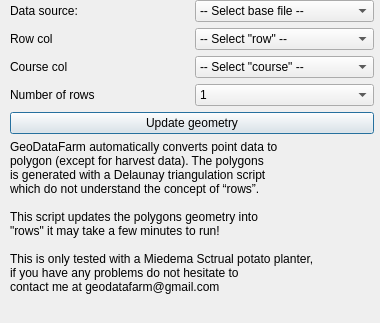
<?xml version="1.0" encoding="UTF-8"?>
<ui version="4.0">
 <class>FixRowGeometry</class>
 <widget class="QDialog" name="FixRowGeometry">
  <property name="geometry">
   <rect>
    <x>0</x>
    <y>0</y>
    <width>380</width>
    <height>323</height>
   </rect>
  </property>
  <property name="windowTitle">
   <string>Fix rows</string>
  </property>
  <property name="locale">
   <locale language="English" country="UnitedKingdom"/>
  </property>
  <widget class="QWidget" name="gridLayoutWidget">
   <property name="geometry">
    <rect>
     <x>10</x>
     <y>0</y>
     <width>364</width>
     <height>314</height>
    </rect>
   </property>
   <layout class="QGridLayout" name="gridLayout">
    <item row="5" column="0">
     <widget class="QLabel" name="label_3">
      <property name="text">
       <string>Number of rows</string>
      </property>
     </widget>
    </item>
    <item row="2" column="0">
     <widget class="QLabel" name="label">
      <property name="text">
       <string>Row col</string>
      </property>
     </widget>
    </item>
    <item row="2" column="1">
     <widget class="QComboBox" name="CBRow">
      <item>
       <property name="text">
        <string>-- Select &quot;row&quot; --</string>
       </property>
      </item>
     </widget>
    </item>
    <item row="4" column="0">
     <widget class="QLabel" name="label_2">
      <property name="text">
       <string>Course col</string>
      </property>
     </widget>
    </item>
    <item row="7" column="0" colspan="2">
     <widget class="QLabel" name="label_4">
      <property name="text">
       <string>GeoDataFarm automatically converts point data to
polygon (except for harvest data). The polygons
is generated with a Delaunay triangulation script
which do not understand the concept of “rows”.

This script updates the polygons geometry into
&quot;rows&quot; it may take a few minutes to run!

This is only tested with a Miedema Sctrual potato planter,
if you have any problems do not hesitate to
contact me at geodatafarm@gmail.com</string>
      </property>
      <property name="alignment">
       <set>Qt::AlignLeading|Qt::AlignLeft|Qt::AlignTop</set>
      </property>
     </widget>
    </item>
    <item row="6" column="0" colspan="2">
     <widget class="QPushButton" name="PBUpdateGeom">
      <property name="text">
       <string>Update geometry</string>
      </property>
     </widget>
    </item>
    <item row="5" column="1">
     <widget class="QComboBox" name="CBMaxRows">
      <item>
       <property name="text">
        <string>1</string>
       </property>
      </item>
      <item>
       <property name="text">
        <string>2</string>
       </property>
      </item>
      <item>
       <property name="text">
        <string>3</string>
       </property>
      </item>
      <item>
       <property name="text">
        <string>4</string>
       </property>
      </item>
      <item>
       <property name="text">
        <string>5</string>
       </property>
      </item>
      <item>
       <property name="text">
        <string>6</string>
       </property>
      </item>
      <item>
       <property name="text">
        <string>7</string>
       </property>
      </item>
      <item>
       <property name="text">
        <string>8</string>
       </property>
      </item>
      <item>
       <property name="text">
        <string>9</string>
       </property>
      </item>
      <item>
       <property name="text">
        <string>10</string>
       </property>
      </item>
     </widget>
    </item>
    <item row="4" column="1">
     <widget class="QComboBox" name="CBCourse">
      <item>
       <property name="text">
        <string>-- Select &quot;course&quot; --</string>
       </property>
      </item>
     </widget>
    </item>
    <item row="1" column="1">
     <widget class="QComboBox" name="CBDataSource">
      <item>
       <property name="text">
        <string>-- Select base file --</string>
       </property>
      </item>
     </widget>
    </item>
    <item row="1" column="0">
     <widget class="QLabel" name="label_8">
      <property name="text">
       <string>Data source:</string>
      </property>
     </widget>
    </item>
   </layout>
  </widget>
 </widget>
 <resources/>
 <connections/>
</ui>
